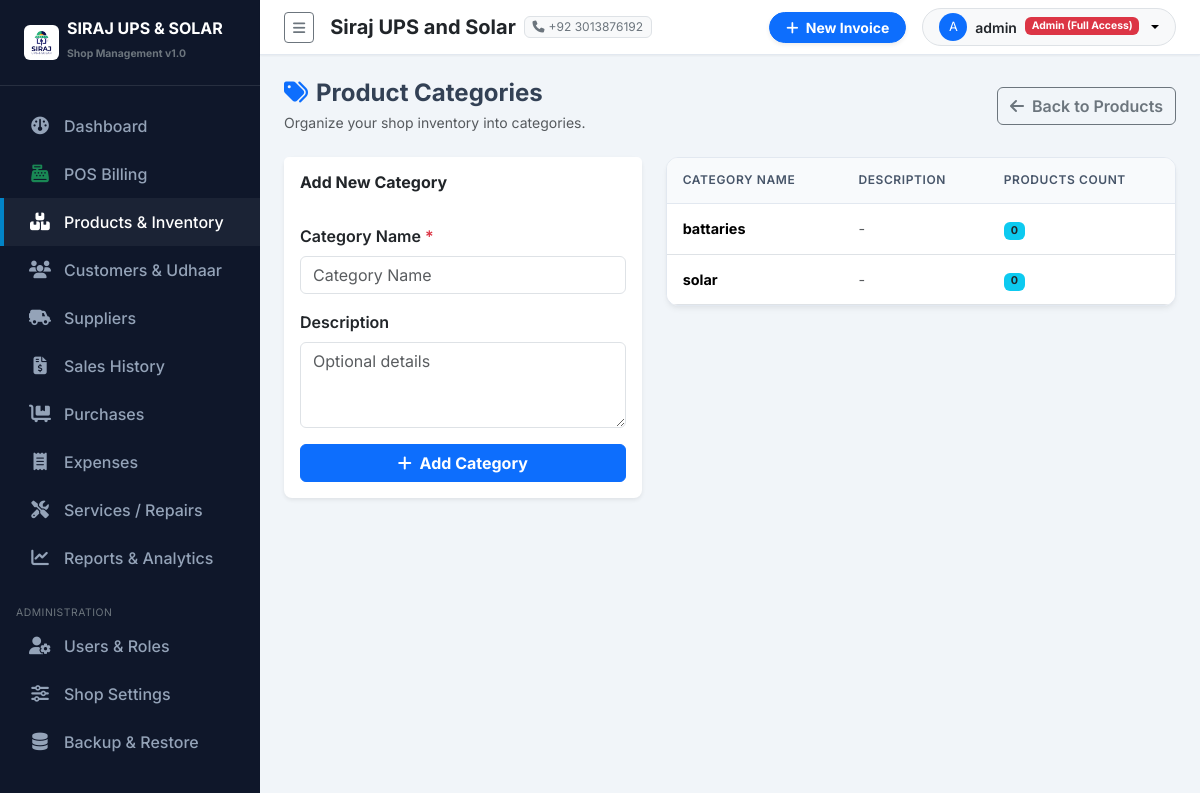
/products/categories/ (signed in), run on the app's committed database.
### purchases/settings_app/models.py (models this page shows, shortened)
class ShopSettings(models.Model):
    shop_name = models.CharField(max_length=200, default="Siraj UPS and Solar")
    subtitle = models.CharField(max_length=255, default="UPS | Solar Systems | Batteries | Inverters | Accessories")
    address = models.TextField(default="Main Market, Shop #12, City Center")
    phone = models.CharField(max_length=50, default="+92 300 1234567")
    whatsapp = models.CharField(max_length=50, default="+92 300 1234567")
    email = models.EmailField(default="contact@sirajupssolar.com", blank=True)
    ntn_number = models.CharField(max_length=50, blank=True, help_text="NTN / Tax Number")
    invoice_footer = models.TextField(default="Thank you for choosing Siraj UPS and Solar! Goods once sold are non-refundable after 7 days.")
    logo = models.ImageField(upload_to='shop_logo/', blank=True, null=True)
    class Meta:
        verbose_name = "Shop Setting"
        verbose_name_plural = "Shop Settings"
    @classmethod
    def get_settings(cls):
        obj, created = cls.objects.get_or_create(id=1)
        return obj

### accounts/models.py (models this page shows, shortened)
class UserProfile(models.Model):
    ROLE_ADMIN = 'ADMIN'
    ROLE_STAFF = 'STAFF'
    ROLE_CHOICES = [
        (ROLE_ADMIN, 'Admin (Full Access)'),
        (ROLE_STAFF, 'Staff / Cashier'),
    ]
    user = models.OneToOneField(User, on_delete=models.CASCADE, related_name='profile')
    role = models.CharField(max_length=20, choices=ROLE_CHOICES, default=ROLE_STAFF)
    phone = models.CharField(max_length=30, blank=True)
    address = models.CharField(max_length=255, blank=True)
    is_active_staff = models.BooleanField(default=True)
    def is_admin(self):
        return self.role == self.ROLE_ADMIN or self.user.is_superuser

### products/models.py (models this page shows, shortened)
class Category(models.Model):
    name = models.CharField(max_length=100, unique=True)
    description = models.TextField(blank=True)
    class Meta:
        verbose_name_plural = "Categories"
        ordering = ['name']

### products/views.py (the view)
# urls.py: path('categories/', views.category_list, name='category_list'),
@login_required
def category_list(request):
    categories = Category.objects.all()
    if request.method == 'POST':
        form = CategoryForm(request.POST)
        if form.is_valid():
            form.save()
            messages.success(request, "Category added successfully!")
            return redirect('products:category_list')
    else:
        form = CategoryForm()
    return render(request, 'products/category_list.html', {'categories': categories, 'form': form})

### products/forms.py
class CategoryForm(forms.ModelForm):
    class Meta:
        model = Category
        fields = ['name', 'description']
        widgets = {
            'name': forms.TextInput(attrs={'class': 'form-control', 'placeholder': 'Category Name'}),
            'description': forms.Textarea(attrs={'class': 'form-control', 'rows': 3, 'placeholder': 'Optional details'}),
        }

### templates/products/category_list.html (shortened to what this page needs)
{% extends 'base.html' %}
{% block content %}
<div class="d-flex justify-content-between align-items-center mb-4">
    <div>
        <h4 class="fw-bold mb-1"><i class="fa-solid fa-tags me-2 text-primary"></i>Product Categories</h4>
        <p class="text-muted small mb-0">Organize your shop inventory into categories.</p>
    </div>
    <a href="{% url 'products:product_list' %}" class="btn btn-outline-secondary fw-semibold">
        <i class="fa-solid fa-arrow-left me-1"></i> Back to Products
    </a>
</div>
<div class="row g-4">
    <div class="col-md-5">
        <div class="card border-0 shadow-sm rounded-3">
            <div class="card-header bg-white py-3 border-0">
                <h6 class="fw-bold text-dark mb-0">Add New Category</h6>
            </div>
            <div class="card-body p-3">
                <form method="post">
                    <div class="mb-3">
                        <label class="form-label fw-semibold">Category Name <span class="text-danger">*</span></label>
                        {{ form.name }}
                    </div>
                    <div class="mb-3">
                        <label class="form-label fw-semibold">Description</label>
                        {{ form.description }}
                    </div>
                    <button type="submit" class="btn btn-primary w-100 fw-bold"><i class="fa-solid fa-plus me-1"></i> Add Category</button>
                </form>
            </div>
        </div>
    </div>
    <div class="col-md-7">
        <div class="custom-table-card">
            <div class="table-responsive">
                <table class="table table-hover align-middle mb-0">
                    <thead>
                        <tr>
                            <th>Category Name</th>
                            <th>Description</th>
                            <th>Products Count</th>
                        </tr>
                    </thead>
                    <tbody>
                        {% for c in categories %}
                        <tr>
                            <td class="fw-bold">{{ c.name }}</td>
                            <td class="small text-muted">{{ c.description|default:"-" }}</td>
                            <td><span class="badge bg-info text-dark">{{ c.products.count }}</span></td>
                        </tr>
                        {% empty %}
                        <tr><td colspan="3" class="text-center text-muted py-4">No categories created yet.</td></tr>
                        {% endfor %}
                    </tbody>
                </table>
            </div>
        </div>
    </div>
</div>
{% endblock %}

### templates/sidebar.html (shortened to what this page needs)
{% load static %}
<div id="sidebar-wrapper">
    <div class="sidebar-heading d-flex align-items-center gap-2">
        {% if shop_settings and shop_settings.logo %}
            <img src="{{ shop_settings.logo.url }}" alt="Logo" style="max-height: 35px;" class="rounded">
        {% else %}
            <i class="fa-solid fa-bolt text-warning fs-4"></i>
        {% endif %}
        <div>
            <div class="lh-1 text-white fs-6">SIRAJ UPS & SOLAR</div>
            <small class="text-secondary style-sub" style="font-size: 0.65rem;">Shop Management v1.0</small>
        </div>
    </div>
    <div class="sidebar-nav">
        <a href="{% url 'dashboard:index' %}" class="nav-link {% if request.resolver_match.app_name == 'dashboard' %}active{% endif %}">
            <i class="fa-solid fa-gauge"></i> Dashboard
        </a>
        <a href="{% url 'sales:pos_billing' %}" class="nav-link {% if request.resolver_match.url_name == 'pos_billing' %}active{% endif %}">
            <i class="fa-solid fa-cash-register text-success"></i> POS Billing
        </a>
        <a href="{% url 'products:product_list' %}" class="nav-link {% if request.resolver_match.app_name == 'products' %}active{% endif %}">
            <i class="fa-solid fa-boxes-stacked"></i> Products & Inventory
        </a>
        <a href="{% url 'customers:customer_list' %}" class="nav-link {% if request.resolver_match.app_name == 'customers' %}active{% endif %}">
            <i class="fa-solid fa-users"></i> Customers & Udhaar
        </a>
        <a href="{% url 'suppliers:supplier_list' %}" class="nav-link {% if request.resolver_match.app_name == 'suppliers' %}active{% endif %}">
            <i class="fa-solid fa-truck-field"></i> Suppliers
        </a>
        <a href="{% url 'sales:sale_list' %}" class="nav-link {% if request.resolver_match.app_name == 'sales' and request.resolver_match.url_name != 'pos_billing' %}active{% endif %}">
            <i class="fa-solid fa-file-invoice-dollar"></i> Sales History
        </a>
        <a href="{% url 'purchases:purchase_list' %}" class="nav-link {% if request.resolver_match.app_name == 'purchases' %}active{% endif %}">
            <i class="fa-solid fa-cart-flatbed"></i> Purchases
        </a>
        <a href="{% url 'expenses:expense_list' %}" class="nav-link {% if request.resolver_match.app_name == 'expenses' %}active{% endif %}">
            <i class="fa-solid fa-receipt"></i> Expenses
        </a>
        <a href="{% url 'services:service_list' %}" class="nav-link {% if request.resolver_match.app_name == 'services' %}active{% endif %}">
            <i class="fa-solid fa-screwdriver-wrench"></i> Services / Repairs
        </a>
        <a href="{% url 'reports:index' %}" class="nav-link {% if request.resolver_match.app_name == 'reports' %}active{% endif %}">
            <i class="fa-solid fa-chart-line"></i> Reports & Analytics
        </a>
        {% if user.profile.is_admin %}
        <small class="text-uppercase text-secondary px-3 style-sub" style="font-size: 0.65rem; letter-spacing: 0.05em;">Administration</small>
        <a href="{% url 'accounts:user_list' %}" class="nav-link {% if request.resolver_match.app_name == 'accounts' %}active{% endif %}">
            <i class="fa-solid fa-user-gear"></i> Users & Roles
        </a>
        <a href="{% url 'settings_app:shop_settings' %}" class="nav-link {% if request.resolver_match.app_name == 'settings_app' and request.resolver_match.url_name == 'shop_settings' %}active{% endif %}">
            <i class="fa-solid fa-sliders"></i> Shop Settings
        </a>
        <a href="{% url 'settings_app:backup_restore' %}" class="nav-link {% if request.resolver_match.url_name == 'backup_restore' %}active{% endif %}">
            <i class="fa-solid fa-database"></i> Backup & Restore
        </a>
        {% endif %}
    </div>
</div>

### templates/navbar.html (shortened to what this page needs)
{% load static %}
<nav class="navbar navbar-expand-lg top-navbar px-4 py-2">
    <div class="container-fluid p-0">
        <button class="btn btn-sm btn-outline-secondary me-3" id="sidebarToggle">
            <i class="fa-solid fa-bars"></i>
        </button>
        <div class="d-none d-md-flex align-items-center gap-2 me-auto">
            <span class="fw-bold text-dark fs-5">{{ shop_settings.shop_name }}</span>
            <span class="badge bg-light text-secondary border fw-normal"><i class="fa-solid fa-phone me-1"></i>{{ shop_settings.phone }}</span>
        </div>
        <div class="d-flex align-items-center gap-3">
            <a href="{% url 'sales:pos_billing' %}" class="btn btn-primary btn-sm px-3 fw-bold rounded-pill shadow-sm">
                <i class="fa-solid fa-plus me-1"></i> New Invoice
            </a>
            <div class="dropdown">
                <button class="btn btn-light btn-sm dropdown-toggle d-flex align-items-center gap-2 border rounded-pill px-3" type="button" data-bs-toggle="dropdown">
                    <div class="bg-primary text-white rounded-circle d-flex align-items-center justify-content-center" style="width: 28px; height: 28px; font-size: 0.8rem;">
                        {{ user.username|first|upper }}
                    </div>
                    <span class="fw-semibold text-dark">{{ user.username }}</span>
                    <span class="badge {% if user.profile.is_admin %}bg-danger{% else %}bg-info text-dark{% endif %}" style="font-size: 0.65rem;">
                        {{ user.profile.get_role_display }}
                    </span>
                </button>
            </div>
        </div>
    </div>
</nav>

### purchases/static/css/custom.css (style rules this page uses)
:root { --primary-color: #0284c7; --primary-hover: #0369a1; --dark-bg: #0f172a; --dark-surface: #1e293b; --light-bg: #f8fafc; --card-shadow: 0 4px 6px -1px rgba(0, 0, 0, 0.05), 0 2px 4px -1px rgba(0, 0, 0, 0.03); --border-color: #e2e8f0; }
body { font-family: 'Inter', sans-serif; background-color: #f1f5f9; color: #334155; overflow-x: hidden; }
#sidebar-wrapper { min-height: 100vh; width: 260px; background-color: var(--dark-bg); color: #f8fafc; transition: margin 0.25s ease-out; }
#sidebar-wrapper .sidebar-heading { padding: 1.25rem 1.5rem; font-size: 1.2rem; font-weight: 700; color: #ffffff; border-bottom: 1px solid rgba(255, 255, 255, 0.1); }
.sidebar-nav { padding: 1rem 0; }
.sidebar-nav .nav-link { padding: 0.75rem 1.5rem; color: #94a3b8; font-weight: 500; display: flex; align-items: center; gap: 0.75rem; transition: all 0.2s ease-in-out; border-left: 4px solid transparent; }
.sidebar-nav .nav-link:hover, .sidebar-nav .nav-link.active { color: #ffffff; background-color: rgba(255, 255, 255, 0.05); border-left-color: var(--primary-color); }
.sidebar-nav .nav-link i { font-size: 1.1rem; width: 24px; text-align: center; }
.top-navbar { background-color: #ffffff; border-bottom: 1px solid var(--border-color); box-shadow: 0 1px 2px 0 rgba(0, 0, 0, 0.05); }
.custom-table-card { background-color: #ffffff; border-radius: 0.75rem; border: 1px solid var(--border-color); box-shadow: var(--card-shadow); overflow: hidden; }
.table thead th { background-color: #f8fafc; color: #475569; font-weight: 600; text-transform: uppercase; font-size: 0.75rem; letter-spacing: 0.05em; border-bottom: 1px solid var(--border-color); padding: 0.85rem 1rem; }
.table tbody td { padding: 0.85rem 1rem; vertical-align: middle; font-size: 0.9rem; }

### data on the page
ShopSettings: logo (picture), shop_name "Siraj UPS and Solar", phone "+92 3013876192"
Category: name "battaries", description "-", products.count "0"
Category: name "solar", description "-", products.count "0"

### other printed values
{{ user.username|first|upper }} "A"
{{ user.username }} "admin"
{{ user.profile.get_role_display }} "Admin (Full Access)"
